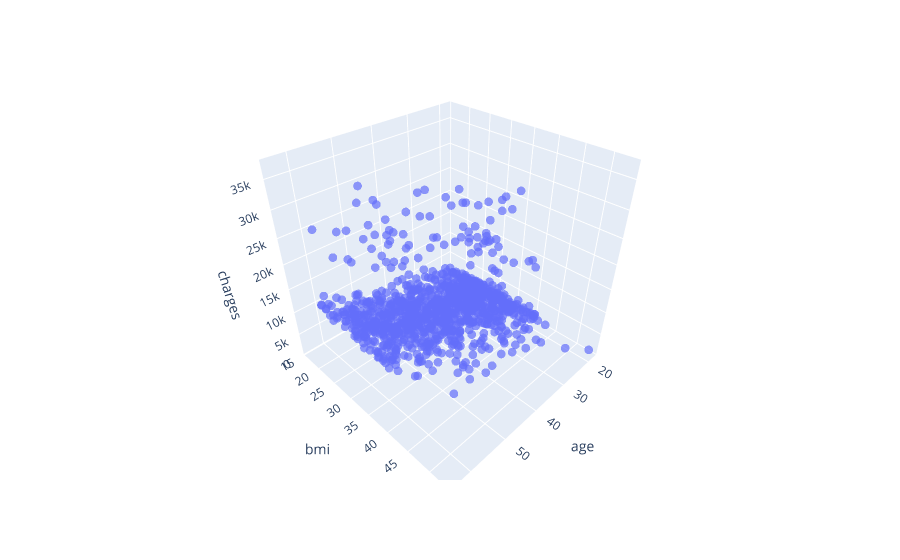

This figure's notebook cell:
### Code cell
fig=px.scatter_3d(non_smoker,x='age',y='bmi',z='charges')
fig.update_traces(marker_size=3,marker_opacity=0.7)
fig.show()

### Figure 1 — Plotly figure (JSON) as saved in the notebook; plotly's stock layout.template omitted (floating-point values rounded to 4 significant figures; data arrays with more than 128 entries replaced by an {"elided": "..."} marker saying what was removed)
{"data": [{"hovertemplate": "age=%{x}<br>bmi=%{y}<br>charges=%{z}<extra></extra>", "legendgroup": "", "marker": {"color": "#636efa", "opacity": 0.7, "size": 3, "symbol": "circle"}, "mode": "markers", "name": "", "scene": "scene", "showlegend": false, "type": "scatter3d", "x": {"elided": "1064 int values"}, "y": {"elided": "1064 float values"}, "z": {"elided": "1064 float values"}}], "layout": {"legend": {"tracegroupgap": 0}, "margin": {"t": 60}, "scene": {"domain": {"x": [0, 1], "y": [0, 1]}, "xaxis": {"title": {"text": "age"}}, "yaxis": {"title": {"text": "bmi"}}, "zaxis": {"title": {"text": "charges"}}}}}
